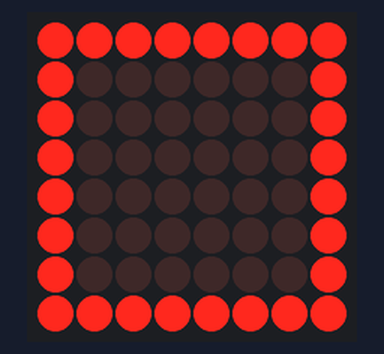
Bench run of a sketch on a simulated Arduino Uno, built with avr-gcc and run on an emulated ATmega328P. On the bench: 8×8 LED matrix.

Above: at 0.16 s.
At 0.8 s:
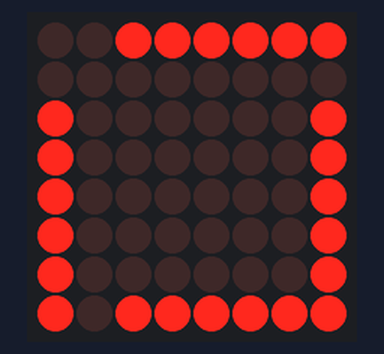

The sketch:

square_animation.ino
```cpp
#include <Wire.h>
#include "Adafruit_LEDBackpack.h"
#include "Adafruit_GFX.h"

Adafruit_8x8matrix matrix = Adafruit_8x8matrix();

void setup() {
  matrix.begin(0x70);  // pass in the address
}

void loop() {
  // put your main code here, to run repeatedly:
  for (int i = 0; i < 8; i++) {
    matrix.clear();
    matrix.drawRect(i, i, (8-(2*i)), (8-(2*i)), LED_ON);
    matrix.writeDisplay();
    delay(24);
  }
}
```
